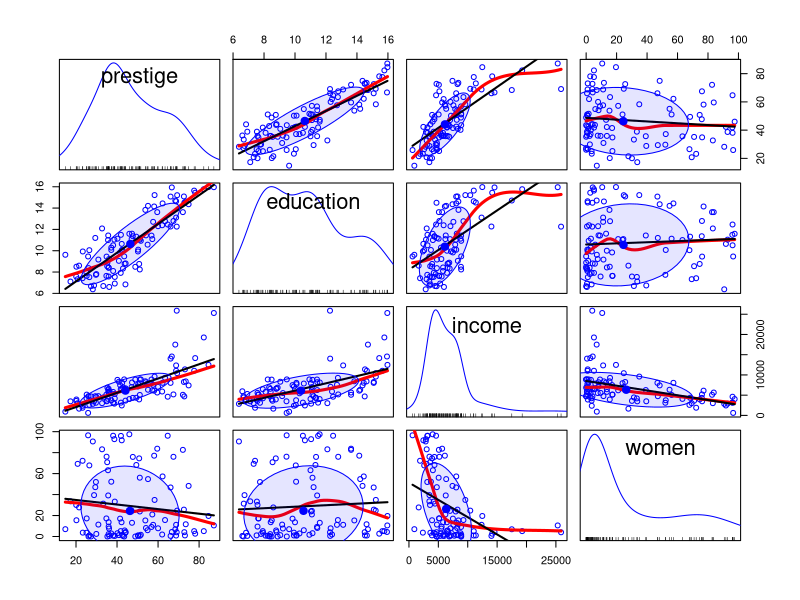
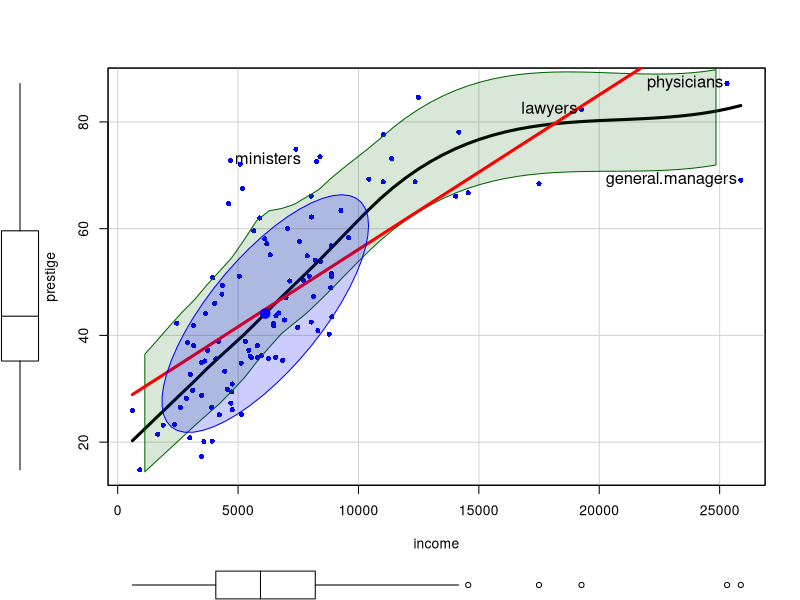
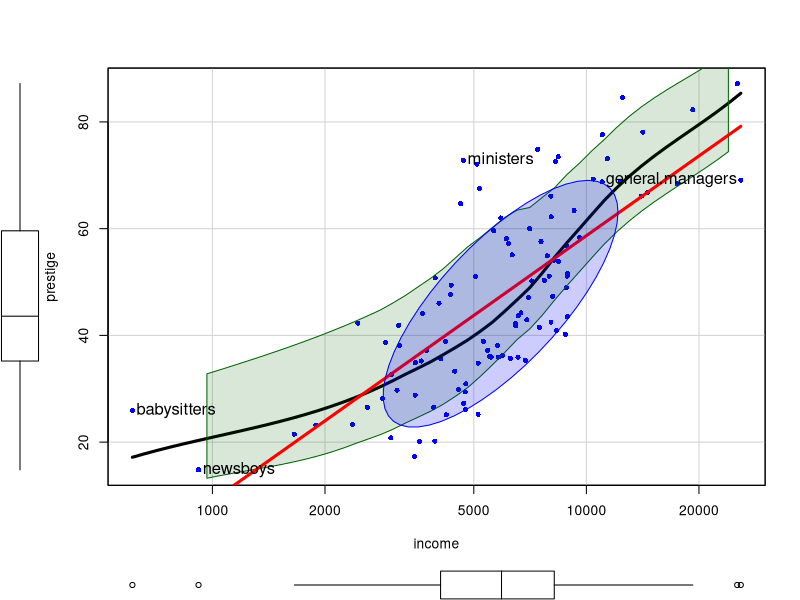
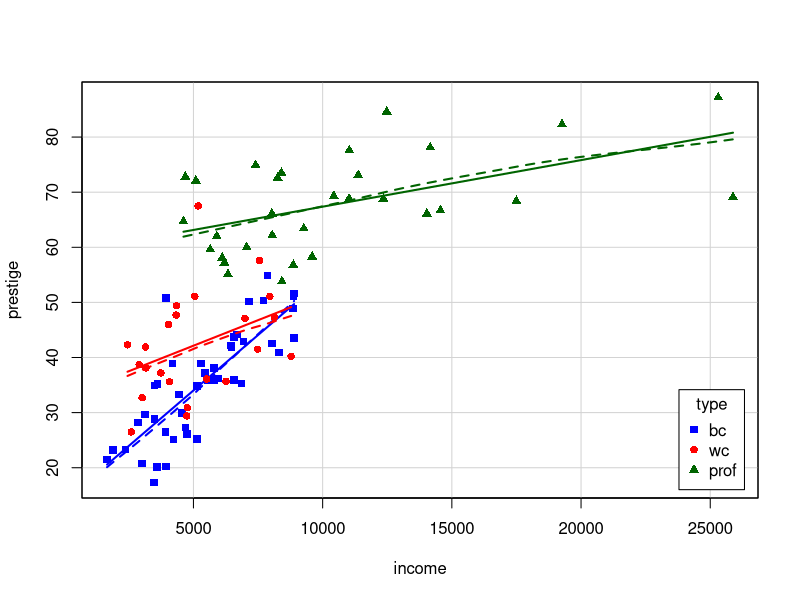
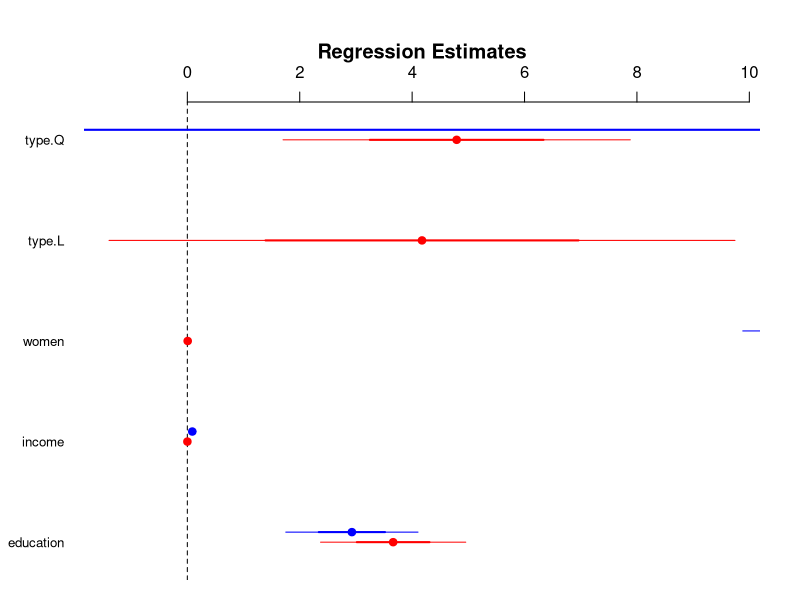
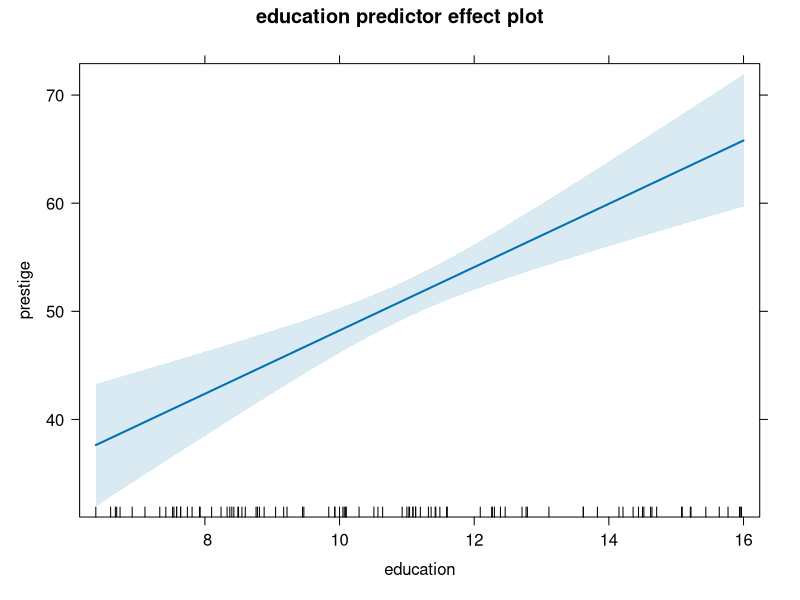
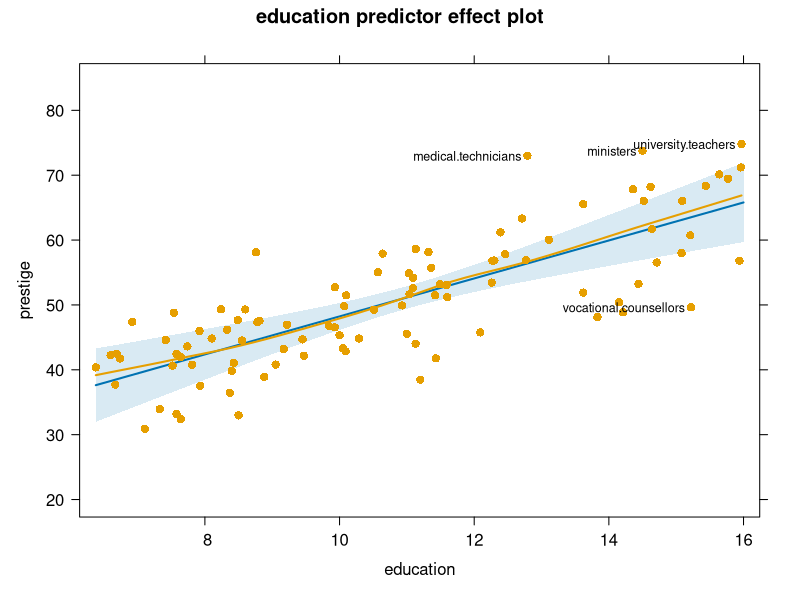
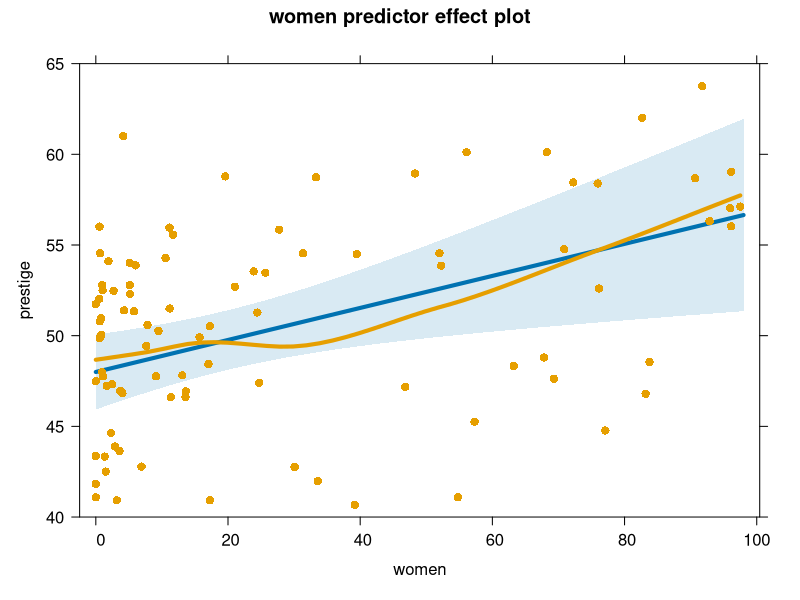

Source code (R) for these figures, in order:
#' ---
#' title: "Linear models example: Occupational Prestige data"
#' author: "Michael Friendly"
#' date: "`r format(Sys.Date())`"
#' output:
#'   html_document:
#'     theme: readable
#'     code_download: true
#' ---

#+ echo=FALSE
knitr::opts_chunk$set(warning=FALSE, message=FALSE, R.options=list(digits=4))

#' ## Load packages & Prestige data
#' 
#' The `car` and `effects` packages are the main workhorses here.

library("car")
library("effects")  # effect plots
library("arm")      # coefplots
data(Prestige, package="carData")

#' ## Reorder levels of `type` factor
#' 
#' Here it is useful to recognize that "bc" < "wc" < "prof". Do so by making `Prestige$type` an ordered factor.
#' Note that the occupation names are the `row.names` in the data.frame, not a separate variable.

Prestige$type <- ordered(Prestige$type, levels=c("bc", "wc", "prof")) # reorder levels
some(Prestige, 6)



#' ## scatterplotMatrix
#' 
#' Let's get a visual overview of the data in a scatterplot matrix. I use options to specify a
#' linear regression line (`regLine=`), a loess smoothed curve (`smooth=`) and 
#' a 68% (~ $\bar{y} \pm 1 sd$) data ellipse (`ellipse=`) in each panel.

#+ fig.width=7, fig.height=7
scatterplotMatrix(~ prestige + education + income + women ,
                  data=Prestige,
                  regLine = list(method=lm, lty=1, lwd=2, col="black"),
                  smooth=list(smoother=loessLine, spread=FALSE,
                              lty.smooth=1, lwd.smooth=3, col.smooth="red"),
                  ellipse=list(levels=0.68, fill.alpha=0.1))


#' ## Fancy scatterplots

#' `car::scatterplot` has many options to add informative annotations, label unusual points, etc.
#' This plot shows clearly that income is positively skewed and the relation with `prestige` is non-linear.
#' The `id =` argument allows to identify unusual observations with their labels

scatterplot(prestige ~ income, data=Prestige,
            pch = 16,
            regLine = list(col = "red", lwd=3),
            smooth = list(smoother=loessLine,
                          lty.smooth = 1, col.smooth = "black", lwd.smooth=3,
                          col.var = "darkgreen"),
            ellipse = list(levels = 0.68),
            id = list(n=4, col="black", cex=1.2))

#' ### What would log(income) look like?
#' 
#' Rather than actually transforming `income`, the argument `log = "x"` says to 
#' plot `income` on a log scale
scatterplot(prestige ~ income, data=Prestige, 
            log = "x",
            pch = 16,
            regLine = list(col = "red", lwd=3),
            smooth = list(smoother=loessLine,
                          lty.smooth = 1, col.smooth = "black", lwd.smooth=3,
                          col.var = "darkgreen"),
            ellipse = list(levels = 0.68), 
            id = list(n=4, col="black", cex=1.2))


#' ### Stratify by type
#' 
#' The formula notation `~ income | type` says to do plot annotations conditional on occupation type.
#' Oh, now that has a very different interpretation!
scatterplot(prestige ~ income | type, data=Prestige,
            col = c("blue", "red", "darkgreen"),
            pch = 15:17,
            legend = list(coords="bottomright"),
            smooth=list(smoother=loessLine, 
                        var=FALSE, span=1, lwd=4))



#' ## Fit the basic all-main-effects model
data(Prestige)
mod0 <- lm(prestige ~ education + income + women + type,
           data=Prestige)
summary(mod0)


#' ## Add more complex terms
#' 
#' Here we model income as `log(income)``
#' and allow an interaction
#' with occupation `type`.
mod1 <- lm(prestige ~ education + women +
                     log(income)*type, data=Prestige)
summary(mod1)

#' ## Plot coefficients
#' 
#' Plots of coefficients with CI often more informative that tables of coefficients. 
#' These intervals are shown for $\pm 1, \pm 2$ standard errors.
#' 
#' However,
#' this plots the _raw coefficients_, which are on different scales, so the small coefficients
#' for `income` do not appear to be significant.  It would be better if there was an option
#' to plot standardized ($\beta$) coefficients.
arm::coefplot(mod0, col.pts="red", cex.pts=1.5)
arm::coefplot(mod1, add=TRUE, col.pts="blue", cex.pts=1.5)

#' ## Compare model fits
#' 
#' This `anova` call tests whether `mod1` is a significant improvement over the baseline `mod0`
anova(mod0, mod1)

#' ## Effect plots
             
#' Effect of `education` averaged over others
mod1.e1 <- predictorEffect("education", mod1)
plot(mod1.e1)

#' Effect of `education`, but showing partial residuals. In some cases, this will help spot influential cases
#' in the partial relation of a predictor to the response.

mod1.e1a <- predictorEffect("education", mod1, residuals=TRUE)
plot(mod1.e1a, 
     residuals.pch=16, id=list(n=4, col="black"))

#' Effect of `women` averaged over others. The blue curve shows the fitted quadratic relation in the model.
#' The red curve shows a non-parametric smoooth.

mod1.e2 <- predictorEffect("women", mod1, residuals=TRUE)
plot(mod1.e2, ylim=c(40, 65), lwd=4,
     residuals.pch=16)


#' Effect of `income` (by `type`) averaged over others

plot(predictorEffect("income", mod1),
     lines=list(multiline=TRUE, lwd=3),
     key.args = list(x=.7, y=.35),
    )


#' ## Diagnostic plots
#' 
#' In base graphics, `plot()` for an `lm` object gives the "regression quartet" of diagnostic plots.

#+ fig.width=7, fig.height=7
op <- par(mfrow=c(2,2))
plot(mod1, lwd=2, cex.lab=1.4)



#' ## better QQ plots from `car::qqPlot`

#' Overall plot of residuals for `mod1`
#' 
qqPlot(mod1, pch=16)

#' QQ plots for individual variables and/or subsets
#' 
qqPlot(~ income, data=Prestige, subset = type == "prof")
qqPlot(income ~ type, data=Prestige, layout=c(1, 3))


#' ## influence plot
#'
#+ fig.height=6, fig.width=7
car::influencePlot(mod1, id=list(n=2, cex=1.2), cex.lab=1.4)
